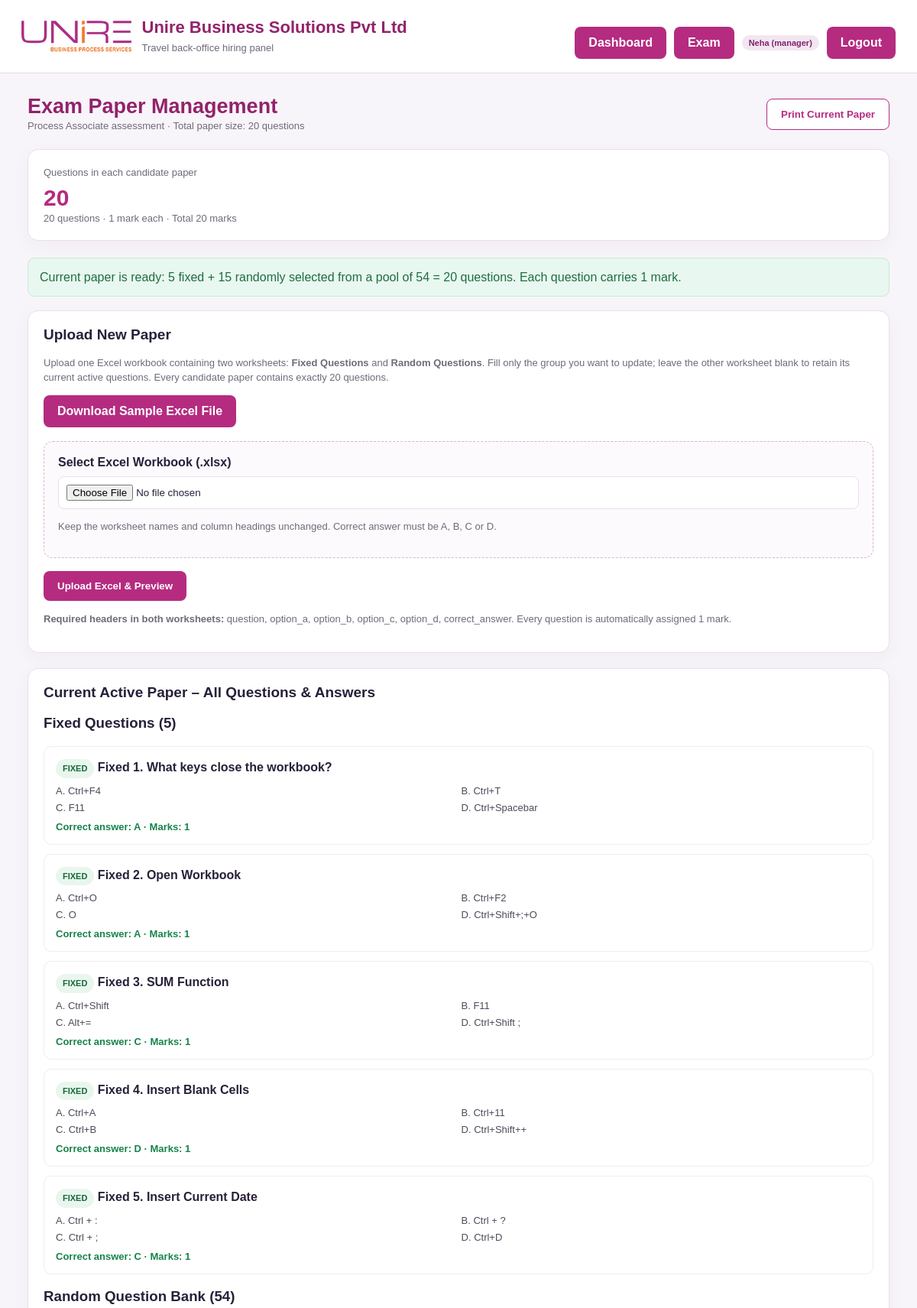
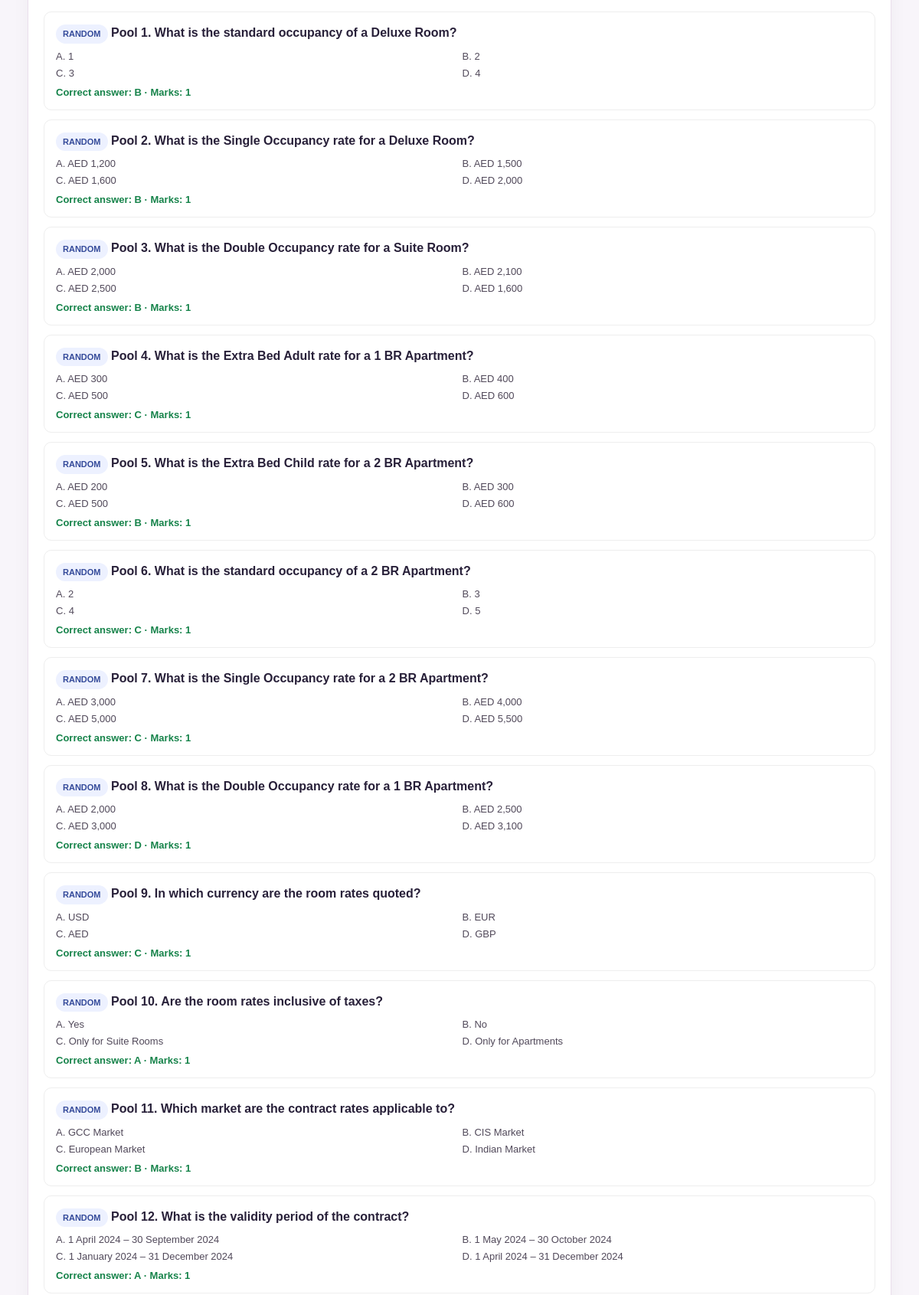
Page /exam_paper_management.php (signed in, upper part) on the committed database (2 pictures, top to bottom).
### tables this page shows
CREATE TABLE `exam_questions` (
  `id` int(10) UNSIGNED NOT NULL,
  `exam_type` varchar(50) NOT NULL DEFAULT 'process_associate',
  `question_group` enum('fixed','random') NOT NULL DEFAULT 'random',
  `question` text NOT NULL,
  `option_a` varchar(500) NOT NULL,
  `option_b` varchar(500) NOT NULL,
  `option_c` varchar(500) NOT NULL,
  `option_d` varchar(500) NOT NULL,
  `correct_answer` enum('A','B','C','D') NOT NULL,
  `marks` decimal(5,2) NOT NULL DEFAULT 1.00,
  `is_active` tinyint(1) NOT NULL DEFAULT 1,
  `created_at` timestamp NULL DEFAULT current_timestamp(),
  `updated_at` timestamp NULL DEFAULT current_timestamp() ON UPDATE current_timestamp()
);

### app/helpers/auth.php (called while the page is built, shortened)
<?php
function h($value) {
    return htmlspecialchars((string)$value, ENT_QUOTES, 'UTF-8');
}

### public/exam_paper_management.php (the view, shortened to what this page needs)
<?php
require_once __DIR__ . '/../app/helpers/auth.php';
$pdo = Database::connect();
$pdo->setAttribute(PDO::ATTR_ERRMODE, PDO::ERRMODE_EXCEPTION);
$stmt = $pdo->prepare("
    SELECT id, question_group, question, option_a, option_b, option_c, option_d,
           correct_answer, marks, created_at
    FROM exam_questions
    WHERE exam_type = ?
      AND is_active = 1
    ORDER BY FIELD(question_group, 'fixed', 'random'), id ASC
");
$stmt->execute([EXAM_TYPE]);
$currentQuestions = $stmt->fetchAll(PDO::FETCH_ASSOC);
$currentFixed = array_values(array_filter(
    $currentQuestions,
    static fn($q) => $q['question_group'] === 'fixed'
));
$currentRandom = array_values(array_filter(
    $currentQuestions,
    static fn($q) => $q['question_group'] === 'random'
));
$currentFixedCount = count($currentFixed);
$currentRandomPoolCount = count($currentRandom);
$currentRandomNeeded = max(0, PAPER_TOTAL - $currentFixedCount);
$currentReady = $currentFixedCount <= PAPER_TOTAL
    && count($currentQuestions) >= PAPER_TOTAL
    && $currentRandomPoolCount >= $currentRandomNeeded;
?>
<?php
include __DIR__ . '/../app/views/layouts/header.php';
?>
<main class="container">
    <div class="page-head">
        <div>
            <h1>Exam Paper Management</h1>
            <div class="muted">Process Associate assessment · Total paper size: <?= PAPER_TOTAL ?> questions</div>
        </div>
        <button class="btn secondary no-print" type="button" onclick="window.print()">Print Current Paper</button>
    </div>
    <section class="cards" style="grid-template-columns:1fr">
        <div class="card stat">
            <span>Questions in each candidate paper</span>
            <strong><?= PAPER_TOTAL ?></strong>
            <span>20 questions · 1 mark each · Total 20 marks</span>
        </div>
    </section>
    <?php if (!$currentReady && $currentQuestions): ?>
        <div class="notice error">Current active question bank has fewer than 20 usable questions. Please upload more
            questions.</div>
    <?php elseif (!$currentQuestions): ?>
        <div class="notice error">No active paper is available yet. Upload either or both files. The combined question bank
            must contain at least 20 questions.</div>
    <?php else: ?>
        <div class="notice success">Current paper is ready: <?= $currentFixedCount ?> fixed + <?= $currentRandomNeeded ?>
            randomly selected from a pool of <?= $currentRandomPoolCount ?> = 20 questions. Each question carries 1 mark.
        </div>
    <?php endif; ?>
    <section class="panel upload-panel no-print">
        <h2>Upload New Paper</h2>
        <p class="muted">Upload one Excel workbook containing two worksheets: <strong>Fixed Questions</strong> and
            <strong>Random Questions</strong>. Fill only the group you want to update; leave the other worksheet blank
            to retain its current active questions. Every candidate paper contains exactly 20 questions.
        </p>
        <div class="actions" style="margin:12px 0 18px">
            <a class="btn btn-secondary" href="uploads/Sample_exam/UNIRE_Exam_Questions_Sample.xlsx" download>Download
                Sample Excel File</a>
        </div>
        <form method="post" enctype="multipart/form-data">
            <div class="upload-box">
                <label for="paper_file">Select Excel Workbook (.xlsx)</label>
                <input type="file" id="paper_file" name="paper_file" accept=".xlsx" required>
                <p class="muted">Keep the worksheet names and column headings unchanged. Correct answer must be A, B, C
                    or D.</p>
            </div>
            <div class="actions"><button class="btn" type="submit">Upload Excel &amp; Preview</button></div>
        </form>
        <p class="muted" style="margin-top:14px"><strong>Required headers in both worksheets:</strong> question,
            option_a, option_b, option_c, option_d, correct_answer. Every question is automatically assigned 1 mark.</p>
    </section>
    <section class="panel">
        <h2>Current Active Paper – All Questions & Answers</h2>
        <?php if (!$currentQuestions): ?>
            <p class="muted">No active questions found.</p>
        <?php else: ?>
            <?php foreach (['fixed' => $currentFixed, 'random' => $currentRandom] as $group => $items): ?>
                <h3><?= $group === 'fixed' ? 'Fixed Questions' : 'Random Question Bank' ?> (<?= count($items) ?>)</h3>
                <?php foreach ($items as $i => $q): ?>
                    <div class="question">
                        <div class="question-title">
                            <span class="pill <?= h($group) ?>"><?= strtoupper($group) ?></span>
                            <?= $group === 'fixed' ? 'Fixed ' . ($i + 1) : 'Pool ' . ($i + 1) ?>.
                            <?= h($q['question']) ?>
                        </div>
                        <div class="options">
                            <div>A. <?= h($q['option_a']) ?></div>
                            <div>B. <?= h($q['option_b']) ?></div>
                            <div>C. <?= h($q['option_c']) ?></div>
                            <div>D. <?= h($q['option_d']) ?></div>
                        </div>
                        <div class="answer">Correct answer: <?= h($q['correct_answer']) ?> · Marks: 1</div>
                    </div>
                <?php endforeach; ?>
            <?php endforeach; ?>
        <?php endif; ?>
    </section>
</main>

### public/assets/css/style.css (style rules this page uses)
:root { --bg: #f5f2f8; --surface: #ffffff; --surface-2: #f8f4fa; --border: #ead6e7; --text: #2d2340; --muted: #6f6781; --primary: #b5338a; --primary-dark: #8f246c; --accent: #f3c7df; --danger: #c03b5f; --success: #2e8b57; --warning: #c46a00; --shadow: 0 12px 30px rgba(155, 85, 133, .12); --radius: 20px }
body { margin: 0; font-family: Arial, Helvetica, sans-serif; background: linear-gradient(180deg, #fff, #f5f2f8 25%, #f8eef5); color: var(--text) }
a { text-decoration: none; color: inherit }
.container { max-width: 1400px; margin: 0 auto; padding: 28px }
.card { background: var(--surface); border: 1px solid var(--border); border-radius: var(--radius); padding: 18px; box-shadow: var(--shadow); }
.btn { display: inline-flex; align-items: center; justify-content: center; gap: 8px; padding: 12px 18px; background: var(--primary); color: #fff; border: none; border-radius: 14px; cursor: pointer; font-weight: 700 }
.actions { display: flex; align-items: center; gap: 12px; flex-wrap: wrap }
.pill, .badge { display: inline-flex; align-items: center; padding: 8px 12px; border-radius: 999px; background: #f6e0ef; color: var(--primary); font-size: 12px; font-weight: 700 }
.notice { padding: 14px 16px; border-radius: 14px; margin-bottom: 16px }
.notice.success { background: #e8f7ef; color: #206d43 }
.muted { color: var(--muted) }

### public/exam_paper_management.php (style rules this page uses)
:root { --pink: #b52b80; --pink2: #cf3d84; --ink: #282039; --muted: #716a7b; --line: #eadfeb; --bg: #f8f5fa; --green: #16834a; --red: #bd2638 }
* { box-sizing: border-box }
body { margin: 0; background: var(--bg); font-family: Arial, sans-serif; color: var(--ink) }
.container { max-width: 1200px; margin: 28px auto; padding: 0 18px }
.page-head { display: flex; justify-content: space-between; align-items: center; gap: 15px; flex-wrap: wrap; margin-bottom: 20px }
h1 { font-size: 27px; margin: 0; color: #92236b }
h2 { font-size: 19px; margin: 0 0 16px }
.muted { color: var(--muted); font-size: 13px; line-height: 1.5 }
.cards { display: grid; grid-template-columns: repeat(3, 1fr); gap: 14px; margin-bottom: 22px }
.card, .panel { background: #fff; border: 1px solid var(--line); border-radius: 14px; padding: 20px; box-shadow: 0 7px 24px rgba(50, 25, 55, .04) }
.stat strong { display: block; font-size: 30px; color: var(--pink); margin-top: 8px }
.stat span { font-size: 13px; color: var(--muted) }
.panel { margin-bottom: 20px }
.notice { padding: 13px 15px; border-radius: 9px; margin: 0 0 18px; line-height: 1.45 }
.success { background: #eaf7ef; color: #17683d; border: 1px solid #c8ead4 }
.upload-box { border: 1px dashed #d7b5d0; border-radius: 12px; padding: 18px; background: #fdfafd }
.upload-box label { display: block; font-weight: 700; margin-bottom: 9px }
.upload-box input { width: 100%; padding: 10px; background: #fff; border: 1px solid var(--line); border-radius: 8px }
.btn-secondary { display: inline-block; text-decoration: none; background: #fff; color: var(--pink); border: 1px solid var(--pink); padding: 10px 15px; border-radius: 8px; font-weight: 700 }
.btn { border: 0; border-radius: 8px; padding: 12px 18px; background: var(--pink); color: #fff; font-weight: 700; cursor: pointer; text-decoration: none; display: inline-block }
.btn.secondary { background: #fff; color: var(--pink); border: 1px solid var(--pink) }
.actions { display: flex; gap: 10px; flex-wrap: wrap; margin-top: 17px }
.pill { display: inline-block; padding: 4px 9px; border-radius: 30px; font-size: 11px; font-weight: 700; background: #f2e7f1; color: #81256d }
.pill.fixed { background: #e9f6ed; color: #17683d }
.pill.random { background: #edf1ff; color: #354b9a }
.question { border: 1px solid #eee; border-radius: 10px; padding: 15px; margin: 12px 0; background: #fff }
.question-title { font-weight: 700; margin-bottom: 9px; line-height: 1.5 }
.options { display: grid; grid-template-columns: 1fr 1fr; gap: 7px; color: #51495a; font-size: 13px }
.answer { margin-top: 10px; color: var(--green); font-weight: 700; font-size: 13px }

### rows in the picture
exam_questions: group "FIXED", question "What keys close the workbook?", option_a "Ctrl+F4", option_b "Ctrl+T", option_c "F11", option_d "Ctrl+Spacebar", correct_answer "A"
exam_questions: group "FIXED", question "Open Workbook", option_a "Ctrl+O", option_b "Ctrl+F2", option_c "O", option_d "Ctrl+Shift+;+O", correct_answer "A"
exam_questions: group "FIXED", question "SUM Function", option_a "Ctrl+Shift", option_b "F11", option_c "Alt+=", option_d "Ctrl+Shift ;", correct_answer "C"
exam_questions: group "FIXED", question "Insert Blank Cells", option_a "Ctrl+A", option_b "Ctrl+11", option_c "Ctrl+B", option_d "Ctrl+Shift++", correct_answer "D"
exam_questions: group "FIXED", question "Insert Current Date", option_a "Ctrl + :", option_b "Ctrl + ?", option_c "Ctrl + ;", option_d "Ctrl+D", correct_answer "C"
exam_questions: group "RANDOM", question "What is the standard occupancy of a Deluxe Room?", option_a "1", option_b "2", option_c "3", option_d "4", correct_answer "B"
exam_questions: group "RANDOM", question "What is the Single Occupancy rate for a Deluxe Room?", option_a "AED 1,200", option_b "AED 1,500", option_c "AED 1,600", option_d "AED 2,000", correct_answer "B"
exam_questions: group "RANDOM", question "What is the Double Occupancy rate for a Suite Room?", option_a "AED 2,000", option_b "AED 2,100", option_c "AED 2,500", option_d "AED 1,600", correct_answer "B"
exam_questions: group "RANDOM", question "What is the Extra Bed Adult rate for a 1 BR Apartment?", option_a "AED 300", option_b "AED 400", option_c "AED 500", option_d "AED 600", correct_answer "C"
exam_questions: group "RANDOM", question "What is the Extra Bed Child rate for a 2 BR Apartment?", option_a "AED 200", option_b "AED 300", option_c "AED 500", option_d "AED 600", correct_answer "B"
exam_questions: group "RANDOM", question "What is the standard occupancy of a 2 BR Apartment?", option_a "2", option_b "3", option_c "4", option_d "5", correct_answer "C"
exam_questions: group "RANDOM", question "What is the Single Occupancy rate for a 2 BR Apartment?", option_a "AED 3,000", option_b "AED 4,000", option_c "AED 5,000", option_d "AED 5,500", correct_answer "C"
exam_questions: group "RANDOM", question "What is the Double Occupancy rate for a 1 BR Apartment?", option_a "AED 2,000", option_b "AED 2,500", option_c "AED 3,000", option_d "AED 3,100", correct_answer "D"
exam_questions: group "RANDOM", question "In which currency are the room rates quoted?", option_a "USD", option_b "EUR", option_c "AED", option_d "GBP", correct_answer "C"
exam_questions: group "RANDOM", question "Are the room rates inclusive of taxes?", option_a "Yes", option_b "No", option_c "Only for Suite Rooms", option_d "Only for Apartments", correct_answer "A"
exam_questions: group "RANDOM", question "Which market are the contract rates applicable to?", option_a "GCC Market", option_b "CIS Market", option_c "European Market", option_d "Indian Market", correct_answer "B"
exam_questions: group "RANDOM", question "What is the validity period of the contract?", option_a "1 April 2024 – 30 September 2024", option_b "1 May 2024 – 30 October 2024", option_c "1 January 2024 – 31 December 2024", option_d "1 April 2024 – 31 December 2024", correct_answer "A"

### other values in the picture
$user['name'] "Neha"
$user['role'] "manager"
PAPER_TOTAL "20"
$currentFixedCount "5"
$currentRandomNeeded "15"
$currentRandomPoolCount "54"
count($items) "5"
count($items) "54"
